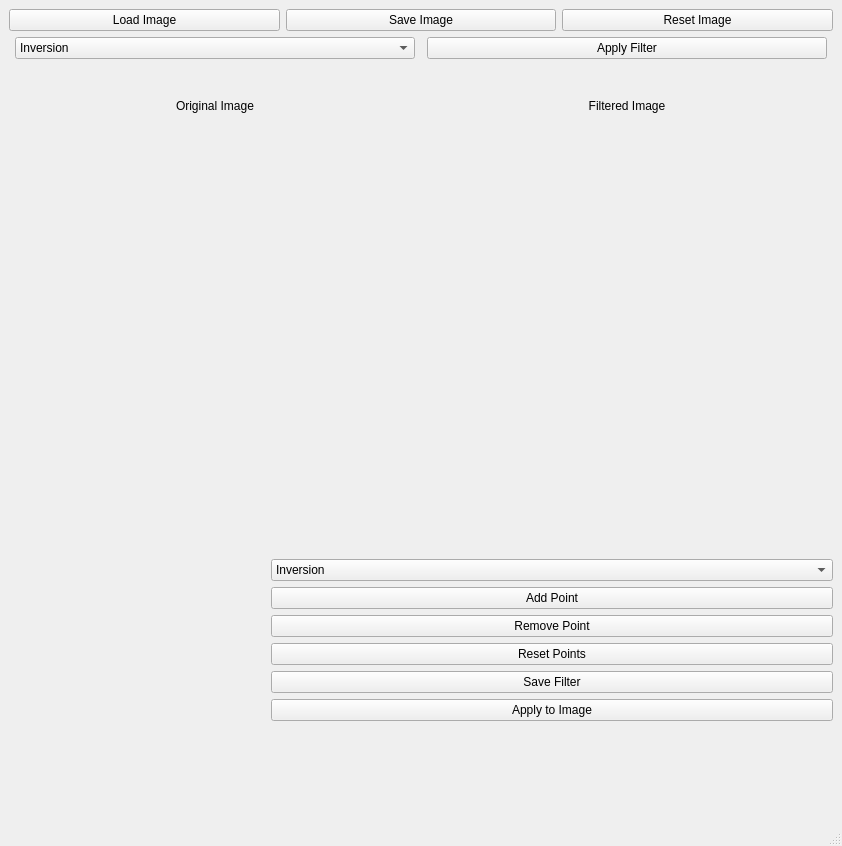
<?xml version="1.0" encoding="UTF-8"?>
<ui version="4.0">
 <class>MainWindow</class>
 <widget class="QMainWindow" name="MainWindow">
  <property name="geometry">
   <rect>
    <x>0</x>
    <y>0</y>
    <width>842</width>
    <height>846</height>
   </rect>
  </property>
  <property name="sizePolicy">
   <sizepolicy hsizetype="Fixed" vsizetype="Fixed">
    <horstretch>0</horstretch>
    <verstretch>0</verstretch>
   </sizepolicy>
  </property>
  <property name="maximumSize">
   <size>
    <width>842</width>
    <height>870</height>
   </size>
  </property>
  <property name="windowTitle">
   <string>Image Filter App</string>
  </property>
  <widget class="QWidget" name="centralwidget">
   <layout class="QGridLayout" name="gridLayout">
    <item row="4" column="0" colspan="3">
     <layout class="QGridLayout" name="gridLayout_4">
      <item row="1" column="1">
       <layout class="QVBoxLayout" name="verticalLayout_2">
        <item>
         <widget class="QComboBox" name="filterEditorSelection">
          <item>
           <property name="text">
            <string>Inversion</string>
           </property>
          </item>
          <item>
           <property name="text">
            <string>Brightness Correction</string>
           </property>
          </item>
          <item>
           <property name="text">
            <string>Contrast Enhancement</string>
           </property>
          </item>
         </widget>
        </item>
        <item>
         <widget class="QPushButton" name="addPoint">
          <property name="text">
           <string>Add Point</string>
          </property>
         </widget>
        </item>
        <item>
         <widget class="QPushButton" name="removePoint">
          <property name="text">
           <string>Remove Point</string>
          </property>
         </widget>
        </item>
        <item>
         <widget class="QPushButton" name="resetPoints">
          <property name="text">
           <string>Reset Points</string>
          </property>
         </widget>
        </item>
        <item>
         <widget class="QPushButton" name="saveCustomFilter">
          <property name="text">
           <string>Save Filter</string>
          </property>
         </widget>
        </item>
        <item>
         <widget class="QPushButton" name="applyCustomFilter">
          <property name="text">
           <string>Apply to Image</string>
          </property>
         </widget>
        </item>
        <item>
         <widget class="QLabel" name="label">
          <property name="text">
           <string/>
          </property>
         </widget>
        </item>
       </layout>
      </item>
      <item row="1" column="0">
       <widget class="FilterEditorWidget" name="filterEditorWidget" native="true">
        <property name="minimumSize">
         <size>
          <width>256</width>
          <height>256</height>
         </size>
        </property>
        <property name="maximumSize">
         <size>
          <width>256</width>
          <height>256</height>
         </size>
        </property>
       </widget>
      </item>
     </layout>
    </item>
    <item row="0" column="0">
     <widget class="QPushButton" name="loadButton">
      <property name="text">
       <string>Load Image</string>
      </property>
     </widget>
    </item>
    <item row="3" column="0" colspan="3">
     <layout class="QGridLayout" name="imagesGrid">
      <item row="1" column="1">
       <widget class="QLabel" name="label_3">
        <property name="text">
         <string>Filtered Image</string>
        </property>
        <property name="alignment">
         <set>Qt::AlignmentFlag::AlignCenter</set>
        </property>
       </widget>
      </item>
      <item row="0" column="1">
       <widget class="QPushButton" name="applyButton">
        <property name="text">
         <string>Apply Filter</string>
        </property>
       </widget>
      </item>
      <item row="1" column="0">
       <widget class="QLabel" name="label_2">
        <property name="text">
         <string>Original Image</string>
        </property>
        <property name="alignment">
         <set>Qt::AlignmentFlag::AlignCenter</set>
        </property>
       </widget>
      </item>
      <item row="2" column="1">
       <widget class="QLabel" name="filteredImageLabel">
        <property name="minimumSize">
         <size>
          <width>400</width>
          <height>400</height>
         </size>
        </property>
        <property name="maximumSize">
         <size>
          <width>400</width>
          <height>400</height>
         </size>
        </property>
        <property name="text">
         <string/>
        </property>
       </widget>
      </item>
      <item row="0" column="0">
       <widget class="QComboBox" name="filterComboBox">
        <property name="editable">
         <bool>false</bool>
        </property>
        <item>
         <property name="text">
          <string>Inversion</string>
         </property>
        </item>
        <item>
         <property name="text">
          <string>Brightness Correction</string>
         </property>
        </item>
        <item>
         <property name="text">
          <string>Contrast Enhancement</string>
         </property>
        </item>
        <item>
         <property name="text">
          <string>Gamma Correction</string>
         </property>
        </item>
        <item>
         <property name="text">
          <string>Blur</string>
         </property>
        </item>
        <item>
         <property name="text">
          <string>Gaussian Blur</string>
         </property>
        </item>
        <item>
         <property name="text">
          <string>Sharpen</string>
         </property>
        </item>
        <item>
         <property name="text">
          <string>Edge Detection</string>
         </property>
        </item>
        <item>
         <property name="text">
          <string>Emboss</string>
         </property>
        </item>
       </widget>
      </item>
      <item row="2" column="0">
       <widget class="QLabel" name="originalImageLabel">
        <property name="minimumSize">
         <size>
          <width>400</width>
          <height>400</height>
         </size>
        </property>
        <property name="maximumSize">
         <size>
          <width>400</width>
          <height>400</height>
         </size>
        </property>
        <property name="text">
         <string/>
        </property>
       </widget>
      </item>
     </layout>
    </item>
    <item row="0" column="2">
     <widget class="QPushButton" name="resetButton">
      <property name="text">
       <string>Reset Image</string>
      </property>
     </widget>
    </item>
    <item row="0" column="1">
     <widget class="QPushButton" name="saveButton">
      <property name="text">
       <string>Save Image</string>
      </property>
     </widget>
    </item>
   </layout>
  </widget>
  <widget class="QMenuBar" name="menubar">
   <property name="geometry">
    <rect>
     <x>0</x>
     <y>0</y>
     <width>842</width>
     <height>24</height>
    </rect>
   </property>
  </widget>
  <widget class="QStatusBar" name="statusbar"/>
 </widget>
 <customwidgets>
  <customwidget>
   <class>FilterEditorWidget</class>
   <extends>QWidget</extends>
   <header>gui/filtereditorwidget.h</header>
   <container>1</container>
  </customwidget>
 </customwidgets>
 <resources/>
 <connections/>
</ui>
